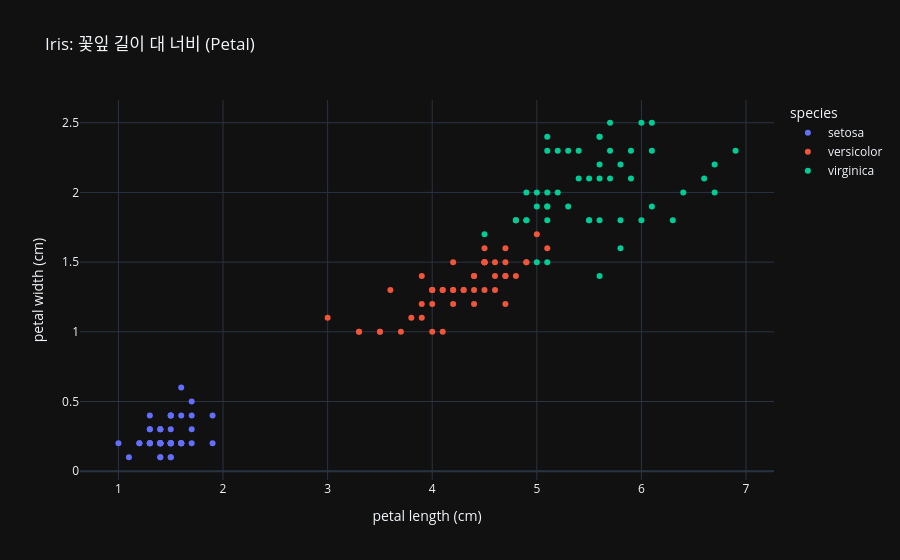

Notebook cell for this chart:
### Markdown cell above
---
### 시각화 EDA

> 모델을 돌리기 전에 데이터가 어떻게 생겼는지 **눈으로** 확인하셈
> 시각화를 통해 예측 난이도를 미리 가늠하고, 어떤 알고리즘이 적합할지 판단할 수 있음

### Code cell
import plotly.express as px

fig = px.scatter(
    df,
    x="petal length (cm)",
    y="petal width (cm)",
    color="species",
    title="Iris: 꽃잎 길이 대 너비 (Petal)"
)
fig.show()

### Figure 1 — Plotly figure (JSON) as saved in the notebook; plotly's stock layout.template omitted (floating-point values rounded to 4 significant figures)
{"data": [{"hovertemplate": "species=setosa<br>petal length (cm)=%{x}<br>petal width (cm)=%{y}<extra></extra>", "legendgroup": "setosa", "marker": {"color": "#636efa", "symbol": "circle"}, "mode": "markers", "name": "setosa", "orientation": "v", "showlegend": true, "x": [1.4, 1.4, 1.3, 1.5, 1.4, 1.7, 1.4, 1.5, 1.4, 1.5, 1.5, 1.6, 1.4, 1.1, 1.2, 1.5, 1.3, 1.4, 1.7, 1.5, 1.7, 1.5, 1.0, 1.7, 1.9, 1.6, 1.6, 1.5, 1.4, 1.6, 1.6, 1.5, 1.5, 1.4, 1.5, 1.2, 1.3, 1.4, 1.3, 1.5, 1.3, 1.3, 1.3, 1.6, 1.9, 1.4, 1.6, 1.4, 1.5, 1.4], "xaxis": "x", "y": [0.2, 0.2, 0.2, 0.2, 0.2, 0.4, 0.3, 0.2, 0.2, 0.1, 0.2, 0.2, 0.1, 0.1, 0.2, 0.4, 0.4, 0.3, 0.3, 0.3, 0.2, 0.4, 0.2, 0.5, 0.2, 0.2, 0.4, 0.2, 0.2, 0.2, 0.2, 0.4, 0.1, 0.2, 0.2, 0.2, 0.2, 0.1, 0.2, 0.2, 0.3, 0.3, 0.2, 0.6, 0.4, 0.3, 0.2, 0.2, 0.2, 0.2], "yaxis": "y", "type": "scatter"}, {"hovertemplate": "species=versicolor<br>petal length (cm)=%{x}<br>petal width (cm)=%{y}<extra></extra>", "legendgroup": "versicolor", "marker": {"color": "#EF553B", "symbol": "circle"}, "mode": "markers", "name": "versicolor", "orientation": "v", "showlegend": true, "x": [4.7, 4.5, 4.9, 4.0, 4.6, 4.5, 4.7, 3.3, 4.6, 3.9, 3.5, 4.2, 4.0, 4.7, 3.6, 4.4, 4.5, 4.1, 4.5, 3.9, 4.8, 4.0, 4.9, 4.7, 4.3, 4.4, 4.8, 5.0, 4.5, 3.5, 3.8, 3.7, 3.9, 5.1, 4.5, 4.5, 4.7, 4.4, 4.1, 4.0, 4.4, 4.6, 4.0, 3.3, 4.2, 4.2, 4.2, 4.3, 3.0, 4.1], "xaxis": "x", "y": [1.4, 1.5, 1.5, 1.3, 1.5, 1.3, 1.6, 1.0, 1.3, 1.4, 1.0, 1.5, 1.0, 1.4, 1.3, 1.4, 1.5, 1.0, 1.5, 1.1, 1.8, 1.3, 1.5, 1.2, 1.3, 1.4, 1.4, 1.7, 1.5, 1.0, 1.1, 1.0, 1.2, 1.6, 1.5, 1.6, 1.5, 1.3, 1.3, 1.3, 1.2, 1.4, 1.2, 1.0, 1.3, 1.2, 1.3, 1.3, 1.1, 1.3], "yaxis": "y", "type": "scatter"}, {"hovertemplate": "species=virginica<br>petal length (cm)=%{x}<br>petal width (cm)=%{y}<extra></extra>", "legendgroup": "virginica", "marker": {"color": "#00cc96", "symbol": "circle"}, "mode": "markers", "name": "virginica", "orientation": "v", "showlegend": true, "x": [6.0, 5.1, 5.9, 5.6, 5.8, 6.6, 4.5, 6.3, 5.8, 6.1, 5.1, 5.3, 5.5, 5.0, 5.1, 5.3, 5.5, 6.7, 6.9, 5.0, 5.7, 4.9, 6.7, 4.9, 5.7, 6.0, 4.8, 4.9, 5.6, 5.8, 6.1, 6.4, 5.6, 5.1, 5.6, 6.1, 5.6, 5.5, 4.8, 5.4, 5.6, 5.1, 5.1, 5.9, 5.7, 5.2, 5.0, 5.2, 5.4, 5.1], "xaxis": "x", "y": [2.5, 1.9, 2.1, 1.8, 2.2, 2.1, 1.7, 1.8, 1.8, 2.5, 2.0, 1.9, 2.1, 2.0, 2.4, 2.3, 1.8, 2.2, 2.3, 1.5, 2.3, 2.0, 2.0, 1.8, 2.1, 1.8, 1.8, 1.8, 2.1, 1.6, 1.9, 2.0, 2.2, 1.5, 1.4, 2.3, 2.4, 1.8, 1.8, 2.1, 2.4, 2.3, 1.9, 2.3, 2.5, 2.3, 1.9, 2.0, 2.3, 1.8], "yaxis": "y", "type": "scatter"}], "layout": {"xaxis": {"anchor": "y", "domain": [0.0, 1.0], "title": {"text": "petal length (cm)"}}, "yaxis": {"anchor": "x", "domain": [0.0, 1.0], "title": {"text": "petal width (cm)"}}, "legend": {"title": {"text": "species"}, "tracegroupgap": 0}, "title": {"text": "Iris: 꽃잎 길이 대 너비 (Petal)"}}}
